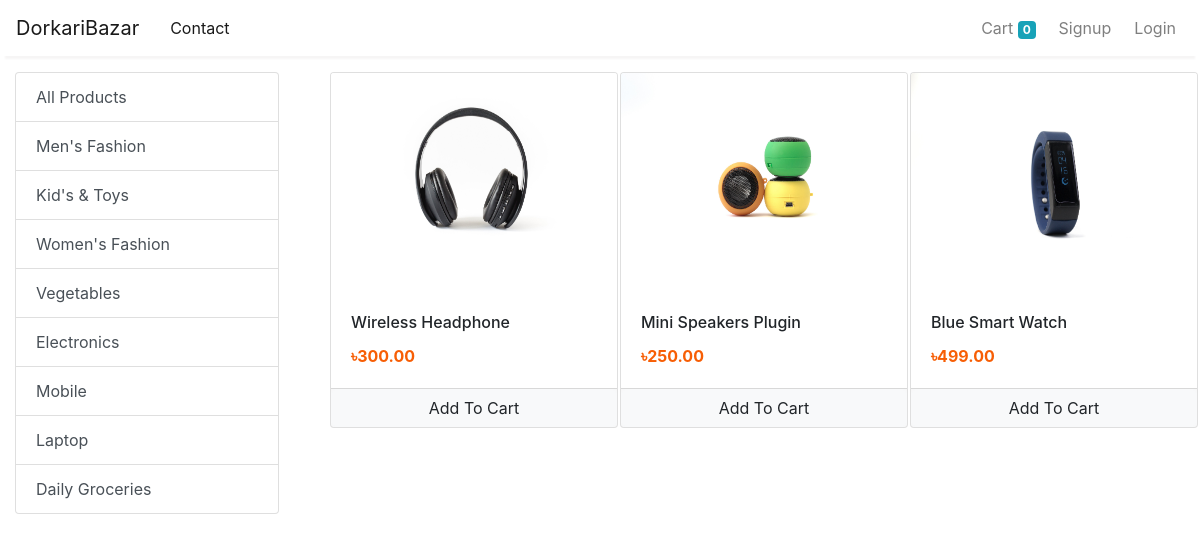
The app's page /?category=5 with its own data.
### store/models/category.py (models this page shows, shortened)
class Category(models.Model):
    name = models.CharField(max_length=20)
    @staticmethod
    def Get_all_Catogreis():
        return Category.objects.all()

### store/models/product.py (models this page shows, shortened)
class Product(models.Model):
    name = models.CharField(max_length=100)
    category = models.ForeignKey(Category, on_delete=models.CASCADE, default=1, null=True, blank=True)
    price = models.IntegerField(default=0)
    description = models.CharField(max_length=300, default=' ')
    image = models.ImageField(upload_to='upload/products/')
    @staticmethod
    def Get_all_products_by_id(category_id):
        if category_id:
            return Product.objects.filter(category=category_id)
        else:
            return  Product.Get_all_products()

### store/views/home.py (the view, shortened to what this page needs)
# urls.py: path('', Index.as_view(), name='homepage'),
class Index(View):
    def get(self,request):
        cart = request.session.get('cart')
        if not cart:
            request.session['cart'] = {}
        product = None
        category = Category.Get_all_Catogreis()
        categoryID = request.GET.get('category')
        if categoryID:
            product = Product.Get_all_products_by_id(categoryID)
        else:
            product = Product.Get_all_products()
        customer_id = request.session.get('customer')
        customers = customer.get_customer_byID(customer_id)
        data = {}
        data['username'] = customers
        data['products'] = product
        data['category'] = category
        print('you are', request.session.get('email'))
        print('customer',customers)
        return render(request, 'index.html', data)

### store/models/customer.py (called while the page is built)
    @staticmethod
    def get_customer_byID(customer_id):
        return customer.objects.filter(id=customer_id)

### store/templatetags/cart.py (called while the page is built)
@register.filter(name='is_in_cart')
def is_in_cart(product, cart):
    keys = cart.keys()
    for id in keys:
        if int(id) == product.id:
            return True
    return False

### store/templates/index.html (shortened to what this page needs)
{% extends 'base.html' %}
{% block content %}
{% load cart %}
<div class="container-fluid mt-3">
	<div class="row">
		<div class="col-lg-3 mx-auto">
			<div class="list-group">
				<a href="/" class="list-group-item list-group-item-action">All Products</a>
                {% for categories in category  %}
                <a href="/?category={{categories.id}}"
					class="list-group-item list-group-item-action">{{ categories.name }}</a>
                {% endfor %}
			</div>
		</div>
		<div id='products' class="col-lg-9 mx-auto">
			<div class="row mx-auto">
                {% for product in products %}
                <div class="col-lg-4 mb-3">
                     <div class="card product" style="width: 18rem;" id="{{product.id}}">
                      <img class="card-img-top" src="{{ product.image.url }}" alt="Card image cap" height="250px">
                          <div class="card-body">
                            <h5 class="card-title">{{ product.name }}</h5>
                            <p class="card-text">৳{{ product.price }}.00</p>
                          </div>
						 <div class="card-footer p-0 no-gutters">
						{% if product|is_in_cart:request.session.cart %}
						<div class="row no-gutters">
							<form action="/#{{product.id}}" class="col-2 " method="post">
								{% csrf_token %}
								<input hidden type="text" name='product' value='{{product.id}}'>
								<input hidden type="text" name='remove' value='True'>
								<input type="submit" value=" - " class="btn btn-block btn-light border-right">
							</form>
							<div class="text-center col">{{product|cart_quantity:request.session.cart}} in Cart</div>
							<form action="/#{{product.id}}" class="col-2 " method="post">
								{% csrf_token %}
								<input hidden type="text" name='product' value='{{product.id}}'>
								<input type="submit" value=" + " class="btn btn-block btn-light border-left">
							</form>
						</div>
						{% else %}
						<form action="/#{{product.id}}" method="POST" class="btn-block">
							<input type="submit" class="float-right btn btn-light  form-control"
								value="Add To Cart">
						</form>
						{% endif %}
					</div>
                    </div>
                </div>
                {% endfor %}
                </div>
            </div>
		</div>
	</div>
{% endblock %}

### store/templates/assets/css/style.css (style rules this page uses)
.list-group { position: fixed; width: 23%; }

### store/templates/base.html (style rules this page uses)
.list-group { position: fixed; width: 22%; }
.product .card-img-top { height: 220px; }
.product .card-title { font-size: 16px; }
.product .card-text { font-size: 16px; font-weight: bold; color: #f75e05; }

### records on screen
Category: name "Men's Fashion"
Category: name "Kid's & Toys"
Category: name "Women's Fashion"
Category: name "Vegetables"
Category: name "Electronics"
Category: name "Mobile"
Category: name "Laptop"
Category: name "Daily Groceries"
Product: image (picture), name "Wireless Headphone", price "300"
Product: image (picture), name "Mini Speakers Plugin", price "250"
Product: image (picture), name "Blue Smart Watch", price "499"

### other values on screen
{{ request.session.cart.keys|length }} "0"
